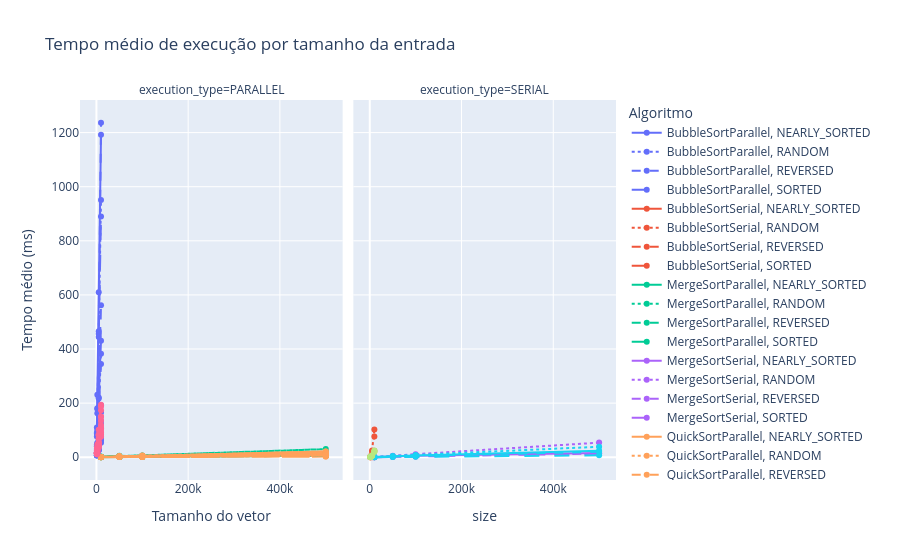

The cell this chart's notebook holds for it:
### Markdown cell above
## 4. Tempo médio geral por algoritmo

### Code cell
fig = px.line(
    summary,
    x="size",
    y="mean_time_ms",
    color="algorithm",
    line_dash="data_type",
    facet_col="execution_type",
    markers=True,
    hover_data=["threads", "std_time_ms", "samples"],
    title="Tempo médio de execução por tamanho da entrada"
)

fig.update_layout(
    xaxis_title="Tamanho do vetor",
    yaxis_title="Tempo médio (ms)",
    legend_title="Algoritmo"
)

fig.show()

### Figure 1 — Plotly figure (JSON) as saved in the notebook; plotly's stock layout.template omitted (floating-point values rounded to 4 significant figures)
{"data": [{"customdata": [[2.0, 1.018, 5.0], [2.0, 6.261, 5.0], [2.0, 6.627, 5.0], [2.0, 9.556, 5.0], [4.0, 3.811, 5.0], [4.0, 7.638, 5.0], [4.0, 28.46, 5.0], [4.0, 54.4, 5.0], [8.0, 10.17, 5.0], [8.0, 9.884, 5.0], [8.0, 36.0, 5.0], [8.0, 90.92, 5.0], [16.0, 35.47, 5.0], [16.0, 19.29, 5.0], [16.0, 38.98, 5.0], [16.0, 61.28, 5.0]], "hovertemplate": "algorithm=BubbleSortParallel<br>data_type=NEARLY_SORTED<br>execution_type=PARALLEL<br>size=%{x}<br>mean_time_ms=%{y}<br>threads=%{customdata[0]}<br>std_time_ms=%{customdata[1]}<br>samples=%{customdata[2]}<extra></extra>", "legendgroup": "BubbleSortParallel, NEARLY_SORTED", "line": {"color": "#636efa", "dash": "solid"}, "marker": {"symbol": "circle"}, "mode": "lines+markers", "name": "BubbleSortParallel, NEARLY_SORTED", "orientation": "v", "showlegend": true, "type": "scatter", "x": [1000, 2000, 5000, 10000, 1000, 2000, 5000, 10000, 1000, 2000, 5000, 10000, 1000, 2000, 5000, 10000], "xaxis": "x", "y": [7.1, 15.03, 28.13, 61.47, 18.18, 38.72, 69.04, 165.1, 47.05, 99.97, 220.5, 430.8, 110.3, 230.8, 610.3, 1192.0], "yaxis": "y"}, {"customdata": [[2.0, 6.6, 5.0], [2.0, 5.677, 5.0], [2.0, 1.412, 5.0], [2.0, 5.317, 5.0], [4.0, 3.01, 5.0], [4.0, 1.291, 5.0], [4.0, 20.23, 5.0], [4.0, 14.72, 5.0], [8.0, 5.83, 5.0], [8.0, 17.66, 5.0], [8.0, 49.66, 5.0], [8.0, 59.51, 5.0], [16.0, 19.25, 5.0], [16.0, 15.5, 5.0], [16.0, 43.06, 5.0], [16.0, 35.47, 5.0]], "hovertemplate": "algorithm=BubbleSortParallel<br>data_type=RANDOM<br>execution_type=PARALLEL<br>size=%{x}<br>mean_time_ms=%{y}<br>threads=%{customdata[0]}<br>std_time_ms=%{customdata[1]}<br>samples=%{customdata[2]}<extra></extra>", "legendgroup": "BubbleSortParallel, RANDOM", "line": {"color": "#636efa", "dash": "dot"}, "marker": {"symbol": "circle"}, "mode": "lines+markers", "name": "BubbleSortParallel, RANDOM", "orientation": "v", "showlegend": true, "type": "scatter", "x": [1000, 2000, 5000, 10000, 1000, 2000, 5000, 10000, 1000, 2000, 5000, 10000, 1000, 2000, 5000, 10000], "xaxis": "x", "y": [7.488, 12.4, 24.69, 69.35, 11.81, 20.23, 86.93, 134.1, 30.56, 53.75, 185.0, 382.5, 76.9, 162.7, 456.4, 951.1], "yaxis": "y"}, {"customdata": [[2.0, 1.949, 5.0], [2.0, 1.993, 5.0], [2.0, 5.588, 5.0], [2.0, 9.232, 5.0], [4.0, 4.237, 5.0], [4.0, 5.517, 5.0], [4.0, 26.39, 5.0], [4.0, 43.61, 5.0], [8.0, 9.18, 5.0], [8.0, 18.27, 5.0], [8.0, 57.51, 5.0], [8.0, 123.2, 5.0], [16.0, 18.62, 5.0], [16.0, 50.45, 5.0], [16.0, 29.25, 5.0], [16.0, 125.3, 5.0]], "hovertemplate": "algorithm=BubbleSortParallel<br>data_type=REVERSED<br>execution_type=PARALLEL<br>size=%{x}<br>mean_time_ms=%{y}<br>threads=%{customdata[0]}<br>std_time_ms=%{customdata[1]}<br>samples=%{customdata[2]}<extra></extra>", "legendgroup": "BubbleSortParallel, REVERSED", "line": {"color": "#636efa", "dash": "dash"}, "marker": {"symbol": "circle"}, "mode": "lines+markers", "name": "BubbleSortParallel, REVERSED", "orientation": "v", "showlegend": true, "type": "scatter", "x": [1000, 2000, 5000, 10000, 1000, 2000, 5000, 10000, 1000, 2000, 5000, 10000, 1000, 2000, 5000, 10000], "xaxis": "x", "y": [6.043, 15.48, 26.6, 77.02, 17.41, 37.79, 86.58, 191.9, 40.18, 81.73, 216.8, 561.7, 86.41, 181.3, 444.8, 1236.0], "yaxis": "y"}, {"customdata": [[2.0, 1.721, 5.0], [2.0, 2.446, 5.0], [2.0, 10.55, 5.0], [2.0, 3.733, 5.0], [4.0, 4.58, 5.0], [4.0, 5.462, 5.0], [4.0, 20.68, 5.0], [4.0, 31.67, 5.0], [8.0, 14.81, 5.0], [8.0, 18.1, 5.0], [8.0, 56.71, 5.0], [8.0, 71.97, 5.0], [16.0, 25.1, 5.0], [16.0, 39.93, 5.0], [16.0, 53.71, 5.0], [16.0, 133.7, 5.0]], "hovertemplate": "algorithm=BubbleSortParallel<br>data_type=SORTED<br>execution_type=PARALLEL<br>size=%{x}<br>mean_time_ms=%{y}<br>threads=%{customdata[0]}<br>std_time_ms=%{customdata[1]}<br>samples=%{customdata[2]}<extra></extra>", "legendgroup": "BubbleSortParallel, SORTED", "line": {"color": "#636efa", "dash": "longdash"}, "marker": {"symbol": "circle"}, "mode": "lines+markers", "name": "BubbleSortParallel, SORTED", "orientation": "v", "showlegend": true, "type": "scatter", "x": [1000, 2000, 5000, 10000, 1000, 2000, 5000, 10000, 1000, 2000, 5000, 10000, 1000, 2000, 5000, 10000], "xaxis": "x", "y": [6.88, 14.38, 30.2, 53.74, 16.06, 34.79, 70.21, 122.9, 41.68, 82.49, 170.2, 344.8, 90.72, 178.1, 465.9, 890.1], "yaxis": "y"}, {"customdata": [[1.0, 0.09218, 5.0], [1.0, 0.6339, 5.0], [1.0, 1.299, 5.0], [1.0, 2.308, 5.0]], "hovertemplate": "algorithm=BubbleSortSerial<br>data_type=NEARLY_SORTED<br>execution_type=SERIAL<br>size=%{x}<br>mean_time_ms=%{y}<br>threads=%{customdata[0]}<br>std_time_ms=%{customdata[1]}<br>samples=%{customdata[2]}<extra></extra>", "legendgroup": "BubbleSortSerial, NEARLY_SORTED", "line": {"color": "#EF553B", "dash": "solid"}, "marker": {"symbol": "circle"}, "mode": "lines+markers", "name": "BubbleSortSerial, NEARLY_SORTED", "orientation": "v", "showlegend": true, "type": "scatter", "x": [1000, 2000, 5000, 10000], "xaxis": "x2", "y": [0.3307, 1.358, 7.996, 23.76], "yaxis": "y2"}, {"customdata": [[1.0, 2.218, 5.0], [1.0, 0.5896, 5.0], [1.0, 5.602, 5.0], [1.0, 5.728, 5.0]], "hovertemplate": "algorithm=BubbleSortSerial<br>data_type=RANDOM<br>execution_type=SERIAL<br>size=%{x}<br>mean_time_ms=%{y}<br>threads=%{customdata[0]}<br>std_time_ms=%{customdata[1]}<br>samples=%{customdata[2]}<extra></extra>", "legendgroup": "BubbleSortSerial, RANDOM", "line": {"color": "#EF553B", "dash": "dot"}, "marker": {"symbol": "circle"}, "mode": "lines+markers", "name": "BubbleSortSerial, RANDOM", "orientation": "v", "showlegend": true, "type": "scatter", "x": [1000, 2000, 5000, 10000], "xaxis": "x2", "y": [1.992, 2.623, 25.27, 102.3], "yaxis": "y2"}, {"customdata": [[1.0, 1.201, 5.0], [1.0, 1.77, 5.0], [1.0, 2.179, 5.0], [1.0, 12.98, 5.0]], "hovertemplate": "algorithm=BubbleSortSerial<br>data_type=REVERSED<br>execution_type=SERIAL<br>size=%{x}<br>mean_time_ms=%{y}<br>threads=%{customdata[0]}<br>std_time_ms=%{customdata[1]}<br>samples=%{customdata[2]}<extra></extra>", "legendgroup": "BubbleSortSerial, REVERSED", "line": {"color": "#EF553B", "dash": "dash"}, "marker": {"symbol": "circle"}, "mode": "lines+markers", "name": "BubbleSortSerial, REVERSED", "orientation": "v", "showlegend": true, "type": "scatter", "x": [1000, 2000, 5000, 10000], "xaxis": "x2", "y": [1.32, 4.331, 20.54, 76.84], "yaxis": "y2"}, {"customdata": [[1.0, 0.0009078, 5.0], [1.0, 0.0005413, 5.0], [1.0, 0.002122, 5.0], [1.0, 0.002166, 5.0]], "hovertemplate": "algorithm=BubbleSortSerial<br>data_type=SORTED<br>execution_type=SERIAL<br>size=%{x}<br>mean_time_ms=%{y}<br>threads=%{customdata[0]}<br>std_time_ms=%{customdata[1]}<br>samples=%{customdata[2]}<extra></extra>", "legendgroup": "BubbleSortSerial, SORTED", "line": {"color": "#EF553B", "dash": "longdash"}, "marker": {"symbol": "circle"}, "mode": "lines+markers", "name": "BubbleSortSerial, SORTED", "orientation": "v", "showlegend": true, "type": "scatter", "x": [1000, 2000, 5000, 10000], "xaxis": "x2", "y": [0.002719, 0.003224, 0.005199, 0.005186], "yaxis": "y2"}, {"customdata": [[2.0, 0.1389, 5.0], [2.0, 0.4669, 5.0], [2.0, 1.025, 5.0], [2.0, 1.114, 5.0], [4.0, 0.3198, 5.0], [4.0, 0.4745, 5.0], [4.0, 0.4857, 5.0], [4.0, 1.796, 5.0], [8.0, 0.1615, 5.0], [8.0, 0.3265, 5.0], [8.0, 0.4239, 5.0], [8.0, 1.95, 5.0], [16.0, 0.2416, 5.0], [16.0, 7.033, 5.0], [16.0, 0.5233, 5.0], [16.0, 1.932, 5.0]], "hovertemplate": "algorithm=MergeSortParallel<br>data_type=NEARLY_SORTED<br>execution_type=PARALLEL<br>size=%{x}<br>mean_time_ms=%{y}<br>threads=%{customdata[0]}<br>std_time_ms=%{customdata[1]}<br>samples=%{customdata[2]}<extra></extra>", "legendgroup": "MergeSortParallel, NEARLY_SORTED", "line": {"color": "#00cc96", "dash": "solid"}, "marker": {"symbol": "circle"}, "mode": "lines+markers", "name": "MergeSortParallel, NEARLY_SORTED", "orientation": "v", "showlegend": true, "type": "scatter", "x": [10000, 50000, 100000, 500000, 10000, 50000, 100000, 500000, 10000, 50000, 100000, 500000, 10000, 50000, 100000, 500000], "xaxis": "x", "y": [1.131, 2.038, 3.638, 9.615, 1.068, 1.739, 2.479, 8.016, 0.9817, 1.608, 2.201, 7.644, 1.067, 5.155, 2.457, 6.889], "yaxis": "y"}, {"customdata": [[2.0, 2.809, 5.0], [2.0, 0.7349, 5.0], [2.0, 0.8617, 5.0], [2.0, 1.549, 5.0], [4.0, 1.763, 5.0], [4.0, 0.4878, 5.0], [4.0, 1.905, 5.0], [4.0, 2.548, 5.0], [8.0, 1.194, 5.0], [8.0, 0.4288, 5.0], [8.0, 0.4756, 5.0], [8.0, 2.938, 5.0], [16.0, 0.05219, 5.0], [16.0, 0.4618, 5.0], [16.0, 2.07, 5.0], [16.0, 4.085, 5.0]], "hovertemplate": "algorithm=MergeSortParallel<br>data_type=RANDOM<br>execution_type=PARALLEL<br>size=%{x}<br>mean_time_ms=%{y}<br>threads=%{customdata[0]}<br>std_time_ms=%{customdata[1]}<br>samples=%{customdata[2]}<extra></extra>", "legendgroup": "MergeSortParallel, RANDOM", "line": {"color": "#00cc96", "dash": "dot"}, "marker": {"symbol": "circle"}, "mode": "lines+markers", "name": "MergeSortParallel, RANDOM", "orientation": "v", "showlegend": true, "type": "scatter", "x": [10000, 50000, 100000, 500000, 10000, 50000, 100000, 500000, 10000, 50000, 100000, 500000, 10000, 50000, 100000, 500000], "xaxis": "x", "y": [2.413, 3.743, 6.802, 30.18, 1.919, 2.824, 5.788, 19.98, 1.768, 2.474, 4.478, 18.05, 1.235, 2.667, 5.813, 17.44], "yaxis": "y"}, {"customdata": [[2.0, 0.1069, 5.0], [2.0, 0.3953, 5.0], [2.0, 0.2586, 5.0], [2.0, 1.285, 5.0], [4.0, 0.08877, 5.0], [4.0, 0.331, 5.0], [4.0, 0.2075, 5.0], [4.0, 0.5523, 5.0], [8.0, 0.1557, 5.0], [8.0, 0.4407, 5.0], [8.0, 0.08669, 5.0], [8.0, 0.6812, 5.0], [16.0, 0.111, 5.0], [16.0, 0.435, 5.0], [16.0, 0.3928, 5.0], [16.0, 1.469, 5.0]], "hovertemplate": "algorithm=MergeSortParallel<br>data_type=REVERSED<br>execution_type=PARALLEL<br>size=%{x}<br>mean_time_ms=%{y}<br>threads=%{customdata[0]}<br>std_time_ms=%{customdata[1]}<br>samples=%{customdata[2]}<extra></extra>", "legendgroup": "MergeSortParallel, REVERSED", "line": {"color": "#00cc96", "dash": "dash"}, "marker": {"symbol": "circle"}, "mode": "lines+markers", "name": "MergeSortParallel, REVERSED", "orientation": "v", "showlegend": true, "type": "scatter", "x": [10000, 50000, 100000, 500000, 10000, 50000, 100000, 500000, 10000, 50000, 100000, 500000, 10000, 50000, 100000, 500000], "xaxis": "x", "y": [0.5239, 2.067, 2.581, 9.719, 0.4728, 1.341, 1.539, 7.048, 0.4996, 1.318, 1.44, 5.716, 0.5562, 1.369, 1.509, 5.42], "yaxis": "y"}, {"customdata": [[2.0, 0.05804, 5.0], [2.0, 0.09203, 5.0], [2.0, 0.2491, 5.0], [2.0, 1.966, 5.0], [4.0, 0.03969, 5.0], [4.0, 0.03806, 5.0], [4.0, 0.2772, 5.0], [4.0, 0.8247, 5.0], [8.0, 0.02849, 5.0], [8.0, 0.1211, 5.0], [8.0, 0.5767, 5.0], [8.0, 1.52, 5.0], [16.0, 0.01548, 5.0], [16.0, 0.0519, 5.0], [16.0, 0.437, 5.0], [16.0, 1.203, 5.0]], "hovertemplate": "algorithm=MergeSortParallel<br>data_type=SORTED<br>execution_type=PARALLEL<br>size=%{x}<br>mean_time_ms=%{y}<br>threads=%{customdata[0]}<br>std_time_ms=%{customdata[1]}<br>samples=%{customdata[2]}<extra></extra>", "legendgroup": "MergeSortParallel, SORTED", "line": {"color": "#00cc96", "dash": "longdash"}, "marker": {"symbol": "circle"}, "mode": "lines+markers", "name": "MergeSortParallel, SORTED", "orientation": "v", "showlegend": true, "type": "scatter", "x": [10000, 50000, 100000, 500000, 10000, 50000, 100000, 500000, 10000, 50000, 100000, 500000, 10000, 50000, 100000, 500000], "xaxis": "x", "y": [0.4854, 1.264, 2.162, 9.254, 0.4529, 0.9035, 1.485, 6.521, 0.4474, 0.8282, 1.679, 5.911, 0.4532, 0.7985, 1.964, 6.013], "yaxis": "y"}, {"customdata": [[1.0, 0.04194, 5.0], [1.0, 0.3603, 5.0], [1.0, 0.6245, 5.0], [1.0, 1.474, 5.0]], "hovertemplate": "algorithm=MergeSortSerial<br>data_type=NEARLY_SORTED<br>execution_type=SERIAL<br>size=%{x}<br>mean_time_ms=%{y}<br>threads=%{customdata[0]}<br>std_time_ms=%{customdata[1]}<br>samples=%{customdata[2]}<extra></extra>", "legendgroup": "MergeSortSerial, NEARLY_SORTED", "line": {"color": "#ab63fa", "dash": "solid"}, "marker": {"symbol": "circle"}, "mode": "lines+markers", "name": "MergeSortSerial, NEARLY_SORTED", "orientation": "v", "showlegend": true, "type": "scatter", "x": [10000, 50000, 100000, 500000], "xaxis": "x2", "y": [0.7455, 2.86, 5.302, 15.87], "yaxis": "y2"}, {"customdata": [[1.0, 0.8997, 5.0], [1.0, 1.785, 5.0], [1.0, 1.959, 5.0], [1.0, 1.592, 5.0]], "hovertemplate": "algorithm=MergeSortSerial<br>data_type=RANDOM<br>execution_type=SERIAL<br>size=%{x}<br>mean_time_ms=%{y}<br>threads=%{customdata[0]}<br>std_time_ms=%{customdata[1]}<br>samples=%{customdata[2]}<extra></extra>", "legendgroup": "MergeSortSerial, RANDOM", "line": {"color": "#ab63fa", "dash": "dot"}, "marker": {"symbol": "circle"}, "mode": "lines+markers", "name": "MergeSortSerial, RANDOM", "orientation": "v", "showlegend": true, "type": "scatter", "x": [10000, 50000, 100000, 500000], "xaxis": "x2", "y": [1.198, 5.939, 11.34, 54.07], "yaxis": "y2"}, {"customdata": [[1.0, 0.1203, 5.0], [1.0, 0.59, 5.0], [1.0, 0.5138, 5.0], [1.0, 0.8521, 5.0]], "hovertemplate": "algorithm=MergeSortSerial<br>data_type=REVERSED<br>execution_type=SERIAL<br>size=%{x}<br>mean_time_ms=%{y}<br>threads=%{customdata[0]}<br>std_time_ms=%{customdata[1]}<br>samples=%{customdata[2]}<extra></extra>", "legendgroup": "MergeSortSerial, REVERSED", "line": {"color": "#ab63fa", "dash": "dash"}, "marker": {"symbol": "circle"}, "mode": "lines+markers", "name": "MergeSortSerial, REVERSED", "orientation": "v", "showlegend": true, "type": "scatter", "x": [10000, 50000, 100000, 500000], "xaxis": "x2", "y": [0.2892, 2.456, 2.809, 13.84], "yaxis": "y2"}, {"customdata": [[1.0, 0.0186, 5.0], [1.0, 0.2144, 5.0], [1.0, 0.2626, 5.0], [1.0, 0.9108, 5.0]], "hovertemplate": "algorithm=MergeSortSerial<br>data_type=SORTED<br>execution_type=SERIAL<br>size=%{x}<br>mean_time_ms=%{y}<br>threads=%{customdata[0]}<br>std_time_ms=%{customdata[1]}<br>samples=%{customdata[2]}<extra></extra>", "legendgroup": "MergeSortSerial, SORTED", "line": {"color": "#ab63fa", "dash": "longdash"}, "marker": {"symbol": "circle"}, "mode": "lines+markers", "name": "MergeSortSerial, SORTED", "orientation": "v", "showlegend": true, "type": "scatter", "x": [10000, 50000, 100000, 500000], "xaxis": "x2", "y": [0.1966, 1.215, 2.738, 13.25], "yaxis": "y2"}, {"customdata": [[2.0, 0.3494, 5.0], [2.0, 1.019, 5.0], [2.0, 1.153, 5.0], [2.0, 4.368, 5.0], [4.0, 0.244, 5.0], [4.0, 0.3296, 5.0], [4.0, 2.525, 5.0], [4.0, 5.831, 5.0], [8.0, 0.507, 5.0], [8.0, 0.8898, 5.0], [8.0, 2.629, 5.0], [8.0, 19.16, 5.0], [16.0, 0.1954, 5.0], [16.0, 0.4793, 5.0], [16.0, 2.464, 5.0], [16.0, 3.902, 5.0]], "hovertemplate": "algorithm=QuickSortParallel<br>data_type=NEARLY_SORTED<br>execution_type=PARALLEL<br>size=%{x}<br>mean_time_ms=%{y}<br>threads=%{customdata[0]}<br>std_time_ms=%{customdata[1]}<br>samples=%{customdata[2]}<extra></extra>", "legendgroup": "QuickSortParallel, NEARLY_SORTED", "line": {"color": "#FFA15A", "dash": "solid"}, "marker": {"symbol": "circle"}, "mode": "lines+markers", "name": "QuickSortParallel, NEARLY_SORTED", "orientation": "v", "showlegend": true, "type": "scatter", "x": [10000, 50000, 100000, 500000, 10000, 50000, 100000, 500000, 10000, 50000, 100000, 500000, 10000, 50000, 100000, 500000], "xaxis": "x", "y": [1.098, 3.416, 4.772, 15.56, 0.8167, 2.27, 5.299, 12.51, 0.8582, 2.817, 4.727, 20.89, 0.6348, 3.398, 5.705, 12.84], "yaxis": "y"}, {"customdata": [[2.0, 0.1526, 5.0], [2.0, 0.4471, 5.0], [2.0, 1.18, 5.0], [2.0, 0.7487, 5.0], [4.0, 0.1623, 5.0], [4.0, 0.6688, 5.0], [4.0, 0.4618, 5.0], [4.0, 1.036, 5.0], [8.0, 0.1297, 5.0], [8.0, 0.4241, 5.0], [8.0, 0.5974, 5.0], [8.0, 10.78, 5.0], [16.0, 0.3689, 5.0], [16.0, 0.111, 5.0], [16.0, 0.9953, 5.0], [16.0, 1.911, 5.0]], "hovertemplate": "algorithm=QuickSortParallel<br>data_type=RANDOM<br>execution_type=PARALLEL<br>size=%{x}<br>mean_time_ms=%{y}<br>threads=%{customdata[0]}<br>std_time_ms=%{customdata[1]}<br>samples=%{customdata[2]}<extra></extra>", "legendgroup": "QuickSortParallel, RANDOM", "line": {"color": "#FFA15A", "dash": "dot"}, "marker": {"symbol": "circle"}, "mode": "lines+markers", "name": "QuickSortParallel, RANDOM", "orientation": "v", "showlegend": true, "type": "scatter", "x": [10000, 50000, 100000, 500000, 10000, 50000, 100000, 500000, 10000, 50000, 100000, 500000, 10000, 50000, 100000, 500000], "xaxis": "x", "y": [1.139, 3.326, 6.082, 21.37, 1.192, 2.683, 4.146, 14.91, 1.202, 2.406, 4.12, 17.04, 1.06, 2.567, 3.762, 10.02], "yaxis": "y"}, {"customdata": [[2.0, 0.07894, 5.0], [2.0, 0.583, 5.0], [2.0, 0.8778, 5.0], [2.0, 3.366, 5.0], [4.0, 0.1234, 5.0], [4.0, 0.2541, 5.0], [4.0, 0.6613, 5.0], [4.0, 2.38, 5.0], [8.0, 0.07841, 5.0], [8.0, 0.2083, 5.0], [8.0, 0.6935, 5.0], [8.0, 1.566, 5.0], [16.0, 0.06883, 5.0], [16.0, 0.4041, 5.0], [16.0, 0.9717, 5.0], [16.0, 1.941, 5.0]], "hovertemplate": "algorithm=QuickSortParallel<br>data_type=REVERSED<br>execution_type=PARALLEL<br>size=%{x}<br>mean_time_ms=%{y}<br>threads=%{customdata[0]}<br>std_time_ms=%{customdata[1]}<br>samples=%{customdata[2]}<extra></extra>", "legendgroup": "QuickSortParallel, REVERSED", "line": {"color": "#FFA15A", "dash": "dash"}, "marker": {"symbol": "circle"}, "mode": "lines+markers", "name": "QuickSortParallel, REVERSED", "orientation": "v", "showlegend": true, "type": "scatter", "x": [10000, 50000, 100000, 500000, 10000, 50000, 100000, 500000, 10000, 50000, 100000, 500000, 10000, 50000, 100000, 500000], "xaxis": "x", "y": [0.5642, 2.394, 3.407, 12.23, 0.5248, 1.603, 2.163, 8.649, 0.5269, 1.371, 2.002, 6.643, 0.5999, 1.666, 2.36, 6.234], "yaxis": "y"}, {"customdata": [[2.0, 0.05393, 5.0], [2.0, 0.2309, 5.0], [2.0, 0.3227, 5.0], [2.0, 1.279, 5.0], [4.0, 0.01455, 5.0], [4.0, 0.04989, 5.0], [4.0, 0.3297, 5.0], [4.0, 11.35, 5.0], [8.0, 0.03512, 5.0], [8.0, 0.1017, 5.0], [8.0, 0.04977, 5.0], [8.0, 0.2984, 5.0], [16.0, 0.04096, 5.0], [16.0, 0.04899, 5.0], [16.0, 0.2815, 5.0], [16.0, 0.3274, 5.0]], "hovertemplate": "algorithm=QuickSortParallel<br>data_type=SORTED<br>execution_type=PARALLEL<br>size=%{x}<br>mean_time_ms=%{y}<br>threads=%{customdata[0]}<br>std_time_ms=%{customdata[1]}<br>samples=%{customdata[2]}<extra></extra>", "legendgroup": "QuickSortParallel, SORTED", "line": {"color": "#FFA15A", "dash": "longdash"}, "marker": {"symbol": "circle"}, "mode": "lines+markers", "name": "QuickSortParallel, SORTED", "orientation": "v", "showlegend": true, "type": "scatter", "x": [10000, 50000, 100000, 500000, 10000, 50000, 100000, 500000, 10000, 50000, 100000, 500000, 10000, 50000, 100000, 500000], "xaxis": "x", "y": [0.3304, 0.9836, 1.241, 5.178, 0.3136, 0.7103, 1.066, 8.191, 0.32, 0.6943, 0.845, 2.407, 0.3387, 0.7017, 1.236, 2.385], "yaxis": "y"}, {"customdata": [[1.0, 0.3862, 5.0], [1.0, 0.5738, 5.0], [1.0, 0.7879, 5.0], [1.0, 1.882, 5.0]], "hovertemplate": "algorithm=QuickSortSerial<br>data_type=NEARLY_SORTED<br>execution_type=SERIAL<br>size=%{x}<br>mean_time_ms=%{y}<br>threads=%{customdata[0]}<br>std_time_ms=%{customdata[1]}<br>samples=%{customdata[2]}<extra></extra>", "legendgroup": "QuickSortSerial, NEARLY_SORTED", "line": {"color": "#19d3f3", "dash": "solid"}, "marker": {"symbol": "circle"}, "mode": "lines+markers", "name": "QuickSortSerial, NEARLY_SORTED", "orientation": "v", "showlegend": true, "type": "scatter", "x": [10000, 50000, 100000, 500000], "xaxis": "x2", "y": [0.7429, 3.106, 6.915, 24.19], "yaxis": "y2"}, {"customdata": [[1.0, 0.3913, 5.0], [1.0, 1.204, 5.0], [1.0, 0.3726, 5.0], [1.0, 0.6015, 5.0]], "hovertemplate": "algorithm=QuickSortSerial<br>data_type=RANDOM<br>execution_type=SERIAL<br>size=%{x}<br>mean_time_ms=%{y}<br>threads=%{customdata[0]}<br>std_time_ms=%{customdata[1]}<br>samples=%{customdata[2]}<extra></extra>", "legendgroup": "QuickSortSerial, RANDOM", "line": {"color": "#19d3f3", "dash": "dot"}, "marker": {"symbol": "circle"}, "mode": "lines+markers", "name": "QuickSortSerial, RANDOM", "orientation": "v", "showlegend": true, "type": "scatter", "x": [10000, 50000, 100000, 500000], "xaxis": "x2", "y": [1.096, 4.549, 8.429, 38.85], "yaxis": "y2"}, {"customdata": [[1.0, 0.01564, 5.0], [1.0, 0.5533, 5.0], [1.0, 2.001, 5.0], [1.0, 3.927, 5.0]], "hovertemplate": "algorithm=QuickSortSerial<br>data_type=REVERSED<br>execution_type=SERIAL<br>size=%{x}<br>mean_time_ms=%{y}<br>threads=%{customdata[0]}<br>std_time_ms=%{customdata[1]}<br>samples=%{customdata[2]}<extra></extra>", "legendgroup": "QuickSortSerial, REVERSED", "line": {"color": "#19d3f3", "dash": "dash"}, "marker": {"symbol": "circle"}, "mode": "lines+markers", "name": "QuickSortSerial, REVERSED", "orientation": "v", "showlegend": true, "type": "scatter", "x": [10000, 50000, 100000, 500000], "xaxis": "x2", "y": [0.2421, 2.626, 4.881, 20.01], "yaxis": "y2"}, {"customdata": [[1.0, 0.01336, 5.0], [1.0, 0.3643, 5.0], [1.0, 0.5384, 5.0], [1.0, 0.7865, 5.0]], "hovertemplate": "algorithm=QuickSortSerial<br>data_type=SORTED<br>execution_type=SERIAL<br>size=%{x}<br>mean_time_ms=%{y}<br>threads=%{customdata[0]}<br>std_time_ms=%{customdata[1]}<br>samples=%{customdata[2]}<extra></extra>", "legendgroup": "QuickSortSerial, SORTED", "line": {"color": "#19d3f3", "dash": "longdash"}, "marker": {"symbol": "circle"}, "mode": "lines+markers", "name": "QuickSortSerial, SORTED", "orientation": "v", "showlegend": true, "type": "scatter", "x": [10000, 50000, 100000, 500000], "xaxis": "x2", "y": [0.1055, 0.7542, 1.905, 6.972], "yaxis": "y2"}, {"customdata": [[2.0, 5.575, 5.0], [2.0, 8.998, 5.0], [2.0, 11.96, 5.0], [2.0, 11.74, 5.0], [4.0, 4.169, 5.0], [4.0, 20.6, 5.0], [4.0, 13.52, 5.0], [4.0, 2.578, 5.0], [8.0, 5.373, 5.0], [8.0, 7.356, 5.0], [8.0, 12.64, 5.0], [8.0, 28.59, 5.0], [16.0, 7.013, 5.0], [16.0, 16.82, 5.0], [16.0, 32.2, 5.0], [16.0, 30.25, 5.0]], "hovertemplate": "algorithm=SelectionSortParallel<br>data_type=NEARLY_SORTED<br>execution_type=PARALLEL<br>size=%{x}<br>mean_time_ms=%{y}<br>threads=%{customdata[0]}<br>std_time_ms=%{customdata[1]}<br>samples=%{customdata[2]}<extra></extra>", "legendgroup": "SelectionSortParallel, NEARLY_SORTED", "line": {"color": "#FF6692", "dash": "solid"}, "marker": {"symbol": "circle"}, "mode": "lines+markers", "name": "SelectionSortParallel, NEARLY_SORTED", "orientation": "v", "showlegend": true, "type": "scatter", "x": [1000, 2000, 5000, 10000, 1000, 2000, 5000, 10000, 1000, 2000, 5000, 10000, 1000, 2000, 5000, 10000], "xaxis": "x", "y": [15.43, 25.47, 46.84, 91.78, 13.41, 33.07, 50.4, 101.9, 16.76, 32.04, 55.38, 134.7, 23.45, 46.88, 84.16, 187.6], "yaxis": "y"}, {"customdata": [[2.0, 8.62, 5.0], [2.0, 2.455, 5.0], [2.0, 1.928, 5.0], [2.0, 9.515, 5.0], [4.0, 3.227, 5.0], [4.0, 1.935, 5.0], [4.0, 9.054, 5.0], [4.0, 5.056, 5.0], [8.0, 3.698, 5.0], [8.0, 4.144, 5.0], [8.0, 11.11, 5.0], [8.0, 15.88, 5.0], [16.0, 5.013, 5.0], [16.0, 8.737, 5.0], [16.0, 16.76, 5.0], [16.0, 21.07, 5.0]], "hovertemplate": "algorithm=SelectionSortParallel<br>data_type=RANDOM<br>execution_type=PARALLEL<br>size=%{x}<br>mean_time_ms=%{y}<br>threads=%{customdata[0]}<br>std_time_ms=%{customdata[1]}<br>samples=%{customdata[2]}<extra></extra>", "legendgroup": "SelectionSortParallel, RANDOM", "line": {"color": "#FF6692", "dash": "dot"}, "marker": {"symbol": "circle"}, "mode": "lines+markers", "name": "SelectionSortParallel, RANDOM", "orientation": "v", "showlegend": true, "type": "scatter", "x": [1000, 2000, 5000, 10000, 1000, 2000, 5000, 10000, 1000, 2000, 5000, 10000, 1000, 2000, 5000, 10000], "xaxis": "x", "y": [13.62, 16.14, 35.11, 82.76, 11.18, 15.85, 43.46, 85.9, 13.48, 23.1, 68.33, 118.8, 18.14, 30.14, 83.25, 173.7], "yaxis": "y"}, {"customdata": [[2.0, 1.447, 5.0], [2.0, 6.337, 5.0], [2.0, 6.331, 5.0], [2.0, 11.68, 5.0], [4.0, 3.758, 5.0], [4.0, 7.035, 5.0], [4.0, 8.37, 5.0], [4.0, 21.33, 5.0], [8.0, 3.791, 5.0], [8.0, 9.252, 5.0], [8.0, 19.58, 5.0], [8.0, 28.85, 5.0], [16.0, 2.82, 5.0], [16.0, 9.827, 5.0], [16.0, 27.68, 5.0], [16.0, 51.72, 5.0]], "hovertemplate": "algorithm=SelectionSortParallel<br>data_type=REVERSED<br>execution_type=PARALLEL<br>size=%{x}<br>mean_time_ms=%{y}<br>threads=%{customdata[0]}<br>std_time_ms=%{customdata[1]}<br>samples=%{customdata[2]}<extra></extra>", "legendgroup": "SelectionSortParallel, REVERSED", "line": {"color": "#FF6692", "dash": "dash"}, "marker": {"symbol": "circle"}, "mode": "lines+markers", "name": "SelectionSortParallel, REVERSED", "orientation": "v", "showlegend": true, "type": "scatter", "x": [1000, 2000, 5000, 10000, 1000, 2000, 5000, 10000, 1000, 2000, 5000, 10000, 1000, 2000, 5000, 10000], "xaxis": "x", "y": [15.98, 24.24, 38.76, 91.71, 12.91, 26.15, 47.34, 110.3, 16.38, 34.71, 70.34, 148.8, 24.12, 37.76, 101.5, 193.6], "yaxis": "y"}, {"customdata": [[2.0, 1.618, 5.0], [2.0, 4.989, 5.0], [2.0, 5.181, 5.0], [2.0, 4.513, 5.0], [4.0, 3.375, 5.0], [4.0, 1.931, 5.0], [4.0, 11.4, 5.0], [4.0, 4.565, 5.0], [8.0, 4.189, 5.0], [8.0, 14.21, 5.0], [8.0, 14.78, 5.0], [8.0, 10.43, 5.0], [16.0, 2.558, 5.0], [16.0, 9.356, 5.0], [16.0, 30.05, 5.0], [16.0, 16.87, 5.0]], "hovertemplate": "algorithm=SelectionSortParallel<br>data_type=SORTED<br>execution_type=PARALLEL<br>size=%{x}<br>mean_time_ms=%{y}<br>threads=%{customdata[0]}<br>std_time_ms=%{customdata[1]}<br>samples=%{customdata[2]}<extra></extra>", "legendgroup": "SelectionSortParallel, SORTED", "line": {"color": "#FF6692", "dash": "longdash"}, "marker": {"symbol": "circle"}, "mode": "lines+markers", "name": "SelectionSortParallel, SORTED", "orientation": "v", "showlegend": true, "type": "scatter", "x": [1000, 2000, 5000, 10000, 1000, 2000, 5000, 10000, 1000, 2000, 5000, 10000, 1000, 2000, 5000, 10000], "xaxis": "x", "y": [14.36, 16.18, 40.95, 75.62, 13.75, 15.14, 49.62, 84.29, 14.08, 31.03, 55.9, 107.5, 17.87, 32.54, 81.34, 150.9], "yaxis": "y"}, {"customdata": [[1.0, 0.1883, 5.0], [1.0, 0.4221, 5.0], [1.0, 1.407, 5.0], [1.0, 3.673, 5.0]], "hovertemplate": "algorithm=SelectionSortSerial<br>data_type=NEARLY_SORTED<br>execution_type=SERIAL<br>size=%{x}<br>mean_time_ms=%{y}<br>threads=%{customdata[0]}<br>std_time_ms=%{customdata[1]}<br>samples=%{customdata[2]}<extra></extra>", "legendgroup": "SelectionSortSerial, NEARLY_SORTED", "line": {"color": "#B6E880", "dash": "solid"}, "marker": {"symbol": "circle"}, "mode": "lines+markers", "name": "SelectionSortSerial, NEARLY_SORTED", "orientation": "v", "showlegend": true, "type": "scatter", "x": [1000, 2000, 5000, 10000], "xaxis": "x2", "y": [0.4551, 1.534, 5.685, 21.68], "yaxis": "y2"}, {"customdata": [[1.0, 1.854, 5.0], [1.0, 0.5912, 5.0], [1.0, 0.841, 5.0], [1.0, 2.119, 5.0]], "hovertemplate": "algorithm=SelectionSortSerial<br>data_type=RANDOM<br>execution_type=SERIAL<br>size=%{x}<br>mean_time_ms=%{y}<br>threads=%{customdata[0]}<br>std_time_ms=%{customdata[1]}<br>samples=%{customdata[2]}<extra></extra>", "legendgroup": "SelectionSortSerial, RANDOM", "line": {"color": "#B6E880", "dash": "dot"}, "marker": {"symbol": "circle"}, "mode": "lines+markers", "name": "SelectionSortSerial, RANDOM", "orientation": "v", "showlegend": true, "type": "scatter", "x": [1000, 2000, 5000, 10000], "xaxis": "x2", "y": [1.187, 1.203, 5.442, 20.31], "yaxis": "y2"}, {"customdata": [[1.0, 0.04115, 5.0], [1.0, 1.127, 5.0], [1.0, 1.543, 5.0], [1.0, 2.679, 5.0]], "hovertemplate": "algorithm=SelectionSortSerial<br>data_type=REVERSED<br>execution_type=SERIAL<br>size=%{x}<br>mean_time_ms=%{y}<br>threads=%{customdata[0]}<br>std_time_ms=%{customdata[1]}<br>samples=%{customdata[2]}<extra></extra>", "legendgroup": "SelectionSortSerial, REVERSED", "line": {"color": "#B6E880", "dash": "dash"}, "marker": {"symbol": "circle"}, "mode": "lines+markers", "name": "SelectionSortSerial, REVERSED", "orientation": "v", "showlegend": true, "type": "scatter", "x": [1000, 2000, 5000, 10000], "xaxis": "x2", "y": [0.5363, 1.744, 6.41, 24.72], "yaxis": "y2"}, {"customdata": [[1.0, 0.1257, 5.0], [1.0, 0.8323, 5.0], [1.0, 1.442, 5.0], [1.0, 2.918, 5.0]], "hovertemplate": "algorithm=SelectionSortSerial<br>data_type=SORTED<br>execution_type=SERIAL<br>size=%{x}<br>mean_time_ms=%{y}<br>threads=%{customdata[0]}<br>std_time_ms=%{customdata[1]}<br>samples=%{customdata[2]}<extra></extra>", "legendgroup": "SelectionSortSerial, SORTED", "line": {"color": "#B6E880", "dash": "longdash"}, "marker": {"symbol": "circle"}, "mode": "lines+markers", "name": "SelectionSortSerial, SORTED", "orientation": "v", "showlegend": true, "type": "scatter", "x": [1000, 2000, 5000, 10000], "xaxis": "x2", "y": [0.5384, 1.371, 6.133, 20.09], "yaxis": "y2"}], "layout": {"annotations": [{"font": {}, "showarrow": false, "text": "execution_type=PARALLEL", "x": 0.245, "xanchor": "center", "xref": "paper", "y": 1, "yanchor": "bottom", "yref": "paper"}, {"font": {}, "showarrow": false, "text": "execution_type=SERIAL", "x": 0.755, "xanchor": "center", "xref": "paper", "y": 1, "yanchor": "bottom", "yref": "paper"}], "legend": {"title": {"text": "Algoritmo"}, "tracegroupgap": 0}, "title": {"text": "Tempo médio de execução por tamanho da entrada"}, "xaxis": {"anchor": "y", "domain": [0, 0.49], "title": {"text": "Tamanho do vetor"}}, "xaxis2": {"anchor": "y2", "domain": [0.51, 1], "matches": "x", "title": {"text": "size"}}, "yaxis": {"anchor": "x", "domain": [0, 1], "title": {"text": "Tempo médio (ms)"}}, "yaxis2": {"anchor": "x2", "domain": [0, 1], "matches": "y", "showticklabels": false}}}
